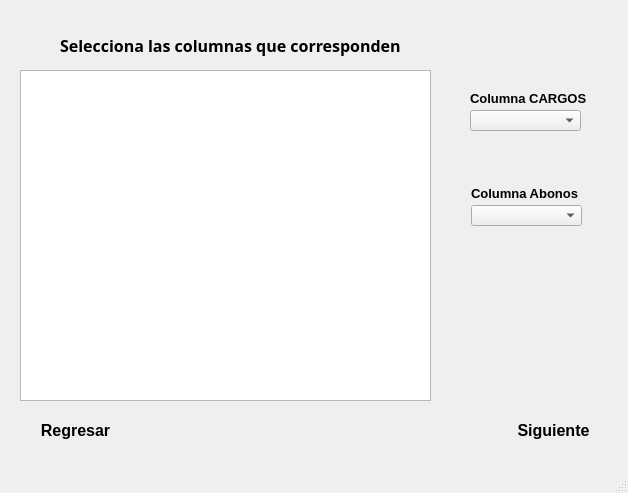
<?xml version="1.0" encoding="UTF-8"?>
<ui version="4.0">
 <class>ventana_seleccionar</class>
 <widget class="QMainWindow" name="ventana_seleccionar">
  <property name="geometry">
   <rect>
    <x>0</x>
    <y>0</y>
    <width>628</width>
    <height>493</height>
   </rect>
  </property>
  <property name="cursor">
   <cursorShape>PointingHandCursor</cursorShape>
  </property>
  <property name="windowTitle">
   <string>MainWindow</string>
  </property>
  <property name="autoFillBackground">
   <bool>false</bool>
  </property>
  <widget class="QWidget" name="centralwidget">
   <widget class="QTableWidget" name="tableWidget">
    <property name="geometry">
     <rect>
      <x>20</x>
      <y>70</y>
      <width>411</width>
      <height>331</height>
     </rect>
    </property>
    <property name="sizePolicy">
     <sizepolicy hsizetype="Fixed" vsizetype="Expanding">
      <horstretch>0</horstretch>
      <verstretch>0</verstretch>
     </sizepolicy>
    </property>
    <property name="sizeAdjustPolicy">
     <enum>QAbstractScrollArea::AdjustToContents</enum>
    </property>
   </widget>
   <widget class="QLabel" name="Label_SeleccionarColumnas">
    <property name="geometry">
     <rect>
      <x>60</x>
      <y>30</y>
      <width>361</width>
      <height>31</height>
     </rect>
    </property>
    <property name="font">
     <font>
      <family>Rockwell</family>
      <pointsize>12</pointsize>
      <weight>75</weight>
      <bold>true</bold>
     </font>
    </property>
    <property name="text">
     <string>Selecciona las columnas que corresponden</string>
    </property>
   </widget>
   <widget class="QComboBox" name="comboBox_Ingresos">
    <property name="geometry">
     <rect>
      <x>470</x>
      <y>110</y>
      <width>111</width>
      <height>21</height>
     </rect>
    </property>
   </widget>
   <widget class="QComboBox" name="comboBox_Egresos">
    <property name="geometry">
     <rect>
      <x>471</x>
      <y>205</y>
      <width>111</width>
      <height>21</height>
     </rect>
    </property>
    <property name="cursor">
     <cursorShape>PointingHandCursor</cursorShape>
    </property>
   </widget>
   <widget class="QLabel" name="label_Cargos">
    <property name="geometry">
     <rect>
      <x>470</x>
      <y>90</y>
      <width>121</width>
      <height>16</height>
     </rect>
    </property>
    <property name="font">
     <font>
      <pointsize>10</pointsize>
      <weight>75</weight>
      <bold>true</bold>
     </font>
    </property>
    <property name="text">
     <string>Columna CARGOS</string>
    </property>
    <property name="textFormat">
     <enum>Qt::AutoText</enum>
    </property>
   </widget>
   <widget class="QLabel" name="label_Abonos">
    <property name="geometry">
     <rect>
      <x>471</x>
      <y>185</y>
      <width>121</width>
      <height>16</height>
     </rect>
    </property>
    <property name="font">
     <font>
      <pointsize>10</pointsize>
      <weight>75</weight>
      <bold>true</bold>
     </font>
    </property>
    <property name="text">
     <string>Columna Abonos</string>
    </property>
   </widget>
   <widget class="QPushButton" name="btn_Next_Seleccionar">
    <property name="geometry">
     <rect>
      <x>483</x>
      <y>410</y>
      <width>141</width>
      <height>41</height>
     </rect>
    </property>
    <property name="font">
     <font>
      <pointsize>12</pointsize>
      <weight>75</weight>
      <bold>true</bold>
     </font>
    </property>
    <property name="cursor">
     <cursorShape>PointingHandCursor</cursorShape>
    </property>
    <property name="layoutDirection">
     <enum>Qt::RightToLeft</enum>
    </property>
    <property name="text">
     <string>Siguiente</string>
    </property>
    <property name="icon">
     <iconset>
      <normaloff>../Phats/imagenesFront/Next.png</normaloff>../Phats/imagenesFront/Next.png</iconset>
    </property>
    <property name="iconSize">
     <size>
      <width>50</width>
      <height>50</height>
     </size>
    </property>
    <property name="flat">
     <bool>true</bool>
    </property>
   </widget>
   <widget class="QPushButton" name="btn_Regresar">
    <property name="geometry">
     <rect>
      <x>5</x>
      <y>410</y>
      <width>141</width>
      <height>41</height>
     </rect>
    </property>
    <property name="font">
     <font>
      <pointsize>12</pointsize>
      <weight>75</weight>
      <bold>true</bold>
     </font>
    </property>
    <property name="cursor">
     <cursorShape>PointingHandCursor</cursorShape>
    </property>
    <property name="layoutDirection">
     <enum>Qt::LeftToRight</enum>
    </property>
    <property name="text">
     <string>Regresar</string>
    </property>
    <property name="icon">
     <iconset>
      <normaloff>../Phats/imagenesFront/Back.png</normaloff>../Phats/imagenesFront/Back.png</iconset>
    </property>
    <property name="iconSize">
     <size>
      <width>50</width>
      <height>50</height>
     </size>
    </property>
    <property name="flat">
     <bool>true</bool>
    </property>
   </widget>
  </widget>
  <widget class="QMenuBar" name="menubar">
   <property name="geometry">
    <rect>
     <x>0</x>
     <y>0</y>
     <width>628</width>
     <height>21</height>
    </rect>
   </property>
  </widget>
  <widget class="QStatusBar" name="statusbar"/>
 </widget>
 <resources/>
 <connections/>
</ui>
